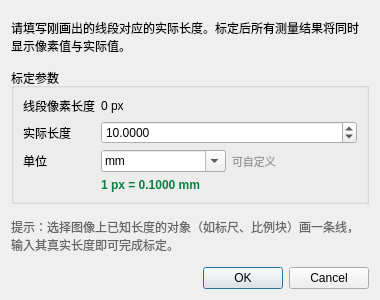
<?xml version="1.0" encoding="UTF-8"?>
<ui version="4.0">
 <class>ScaleDialog</class>
 <widget class="QDialog" name="ScaleDialog">
  <property name="geometry">
   <rect>
    <x>0</x>
    <y>0</y>
    <width>380</width>
    <height>300</height>
   </rect>
  </property>
  <property name="windowTitle">
   <string>比例尺标定</string>
  </property>
  <layout class="QVBoxLayout" name="verticalLayout">
   <item>
    <widget class="QLabel" name="tipLabel">
     <property name="text">
      <string>请填写刚画出的线段对应的实际长度。标定后所有测量结果将同时显示像素值与实际值。</string>
     </property>
     <property name="wordWrap">
      <bool>true</bool>
     </property>
    </widget>
   </item>
   <item>
    <widget class="QGroupBox" name="groupBox">
     <property name="title">
      <string>标定参数</string>
     </property>
     <layout class="QFormLayout" name="formLayout">
      <item row="0" column="0">
       <widget class="QLabel" name="label_px">
        <property name="text">
         <string>线段像素长度</string>
        </property>
       </widget>
      </item>
      <item row="0" column="1">
       <widget class="QLabel" name="measuredPxLabel">
        <property name="text">
         <string>0 px</string>
        </property>
       </widget>
      </item>
      <item row="1" column="0">
       <widget class="QLabel" name="label_real">
        <property name="text">
         <string>实际长度</string>
        </property>
       </widget>
      </item>
      <item row="1" column="1">
       <widget class="QDoubleSpinBox" name="realLenSpin">
        <property name="decimals">
         <number>4</number>
        </property>
        <property name="minimum">
         <double>0.0001</double>
        </property>
        <property name="maximum">
         <double>1000000.0000</double>
        </property>
        <property name="value">
         <double>10.0000</double>
        </property>
       </widget>
      </item>
      <item row="2" column="0">
       <widget class="QLabel" name="label_unit">
        <property name="text">
         <string>单位</string>
        </property>
       </widget>
      </item>
      <item row="2" column="1">
       <layout class="QHBoxLayout" name="hbox_unit">
        <item>
         <widget class="QComboBox" name="unitCombo">
          <property name="toolTip">
           <string>选择常用单位，也可直接输入自定义单位</string>
          </property>
          <property name="editable">
           <bool>true</bool>
          </property>
          <item>
           <property name="text">
            <string>mm</string>
           </property>
          </item>
          <item>
           <property name="text">
            <string>cm</string>
           </property>
          </item>
          <item>
           <property name="text">
            <string>m</string>
           </property>
          </item>
          <item>
           <property name="text">
            <string>μm</string>
           </property>
          </item>
          <item>
           <property name="text">
            <string>in</string>
           </property>
          </item>
         </widget>
        </item>
        <item>
         <widget class="QLabel" name="unitHintLabel">
          <property name="text">
           <string>可自定义</string>
          </property>
          <property name="styleSheet">
           <string notr="true">color:#999; font-size:11px;</string>
          </property>
         </widget>
        </item>
       </layout>
      </item>
      <item row="3" column="1">
       <widget class="QLabel" name="previewLabel">
        <property name="text">
         <string>1 px = 0.1000 mm</string>
        </property>
        <property name="styleSheet">
         <string notr="true">color:#0B8043; font-weight:bold;</string>
        </property>
       </widget>
      </item>
     </layout>
    </widget>
   </item>
   <item>
    <widget class="QLabel" name="hintLabel">
     <property name="text">
      <string>提示：选择图像上已知长度的对象（如标尺、比例块）画一条线，输入其真实长度即可完成标定。</string>
     </property>
     <property name="wordWrap">
      <bool>true</bool>
     </property>
     <property name="styleSheet">
      <string notr="true">color:#666;</string>
     </property>
    </widget>
   </item>
   <item>
    <widget class="QDialogButtonBox" name="buttonBox">
     <property name="orientation">
      <enum>Qt::Horizontal</enum>
     </property>
     <property name="standardButtons">
      <set>QDialogButtonBox::Cancel|QDialogButtonBox::Ok</set>
     </property>
    </widget>
   </item>
  </layout>
 </widget>
 <resources/>
 <connections>
  <connection>
   <sender>buttonBox</sender>
   <signal>accepted()</signal>
   <receiver>ScaleDialog</receiver>
   <slot>accept()</slot>
  </connection>
  <connection>
   <sender>buttonBox</sender>
   <signal>rejected()</signal>
   <receiver>ScaleDialog</receiver>
   <slot>reject()</slot>
  </connection>
 </connections>
</ui>
